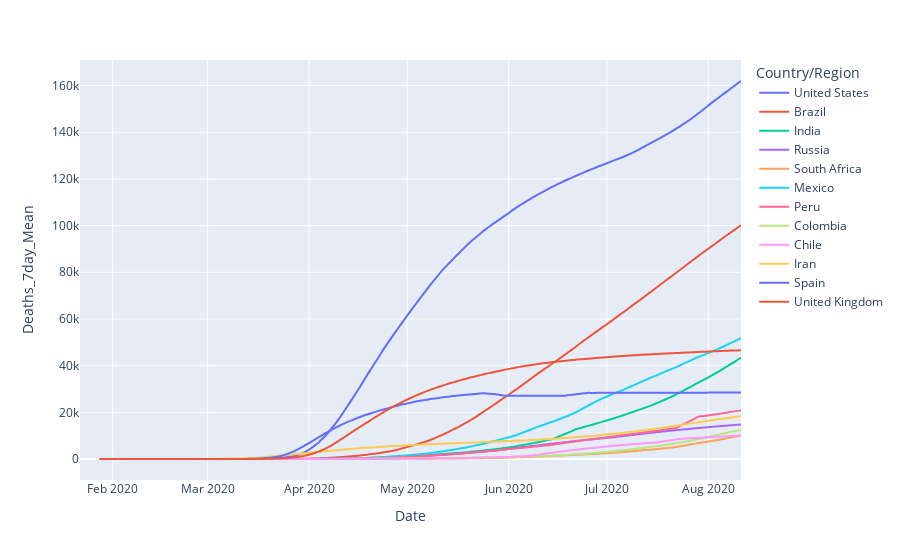

The code cell stored with this chart in its notebook:
### Code cell
fig = px.line(df, 
              x="Date", 
              y="Deaths_7day_Mean", 
              color="Country/Region", 
              line_group="Country/Region", 
              hover_name="Country/Region",
              line_shape="spline", 
              render_mode="svg",
              title='')
fig.show()

### Figure 1 — Plotly figure (JSON) as saved in the notebook; plotly's stock layout.template omitted (floating-point values rounded to 4 significant figures; data arrays with more than 128 entries replaced by an {"elided": "..."} marker saying what was removed)
{"data": [{"hovertemplate": "<b>%{hovertext}</b><br><br>Country/Region=United States<br>Date=%{x}<br>Deaths_7day_Mean=%{y}<extra></extra>", "hovertext": {"elided": "203 str values"}, "legendgroup": "United States", "line": {"color": "#636efa", "dash": "solid", "shape": "spline"}, "mode": "lines", "name": "United States", "showlegend": true, "type": "scatter", "x": {"elided": "203 str values"}, "xaxis": "x", "y": {"elided": "203 float values"}, "yaxis": "y"}, {"hovertemplate": "<b>%{hovertext}</b><br><br>Country/Region=Brazil<br>Date=%{x}<br>Deaths_7day_Mean=%{y}<extra></extra>", "hovertext": {"elided": "203 str values"}, "legendgroup": "Brazil", "line": {"color": "#EF553B", "dash": "solid", "shape": "spline"}, "mode": "lines", "name": "Brazil", "showlegend": true, "type": "scatter", "x": {"elided": "203 str values"}, "xaxis": "x", "y": {"elided": "203 float values"}, "yaxis": "y"}, {"hovertemplate": "<b>%{hovertext}</b><br><br>Country/Region=India<br>Date=%{x}<br>Deaths_7day_Mean=%{y}<extra></extra>", "hovertext": {"elided": "203 str values"}, "legendgroup": "India", "line": {"color": "#00cc96", "dash": "solid", "shape": "spline"}, "mode": "lines", "name": "India", "showlegend": true, "type": "scatter", "x": {"elided": "203 str values"}, "xaxis": "x", "y": {"elided": "203 float values"}, "yaxis": "y"}, {"hovertemplate": "<b>%{hovertext}</b><br><br>Country/Region=Russia<br>Date=%{x}<br>Deaths_7day_Mean=%{y}<extra></extra>", "hovertext": {"elided": "203 str values"}, "legendgroup": "Russia", "line": {"color": "#ab63fa", "dash": "solid", "shape": "spline"}, "mode": "lines", "name": "Russia", "showlegend": true, "type": "scatter", "x": {"elided": "203 str values"}, "xaxis": "x", "y": {"elided": "203 float values"}, "yaxis": "y"}, {"hovertemplate": "<b>%{hovertext}</b><br><br>Country/Region=South Africa<br>Date=%{x}<br>Deaths_7day_Mean=%{y}<extra></extra>", "hovertext": {"elided": "203 str values"}, "legendgroup": "South Africa", "line": {"color": "#FFA15A", "dash": "solid", "shape": "spline"}, "mode": "lines", "name": "South Africa", "showlegend": true, "type": "scatter", "x": {"elided": "203 str values"}, "xaxis": "x", "y": {"elided": "203 float values"}, "yaxis": "y"}, {"hovertemplate": "<b>%{hovertext}</b><br><br>Country/Region=Mexico<br>Date=%{x}<br>Deaths_7day_Mean=%{y}<extra></extra>", "hovertext": {"elided": "203 str values"}, "legendgroup": "Mexico", "line": {"color": "#19d3f3", "dash": "solid", "shape": "spline"}, "mode": "lines", "name": "Mexico", "showlegend": true, "type": "scatter", "x": {"elided": "203 str values"}, "xaxis": "x", "y": {"elided": "203 float values"}, "yaxis": "y"}, {"hovertemplate": "<b>%{hovertext}</b><br><br>Country/Region=Peru<br>Date=%{x}<br>Deaths_7day_Mean=%{y}<extra></extra>", "hovertext": {"elided": "203 str values"}, "legendgroup": "Peru", "line": {"color": "#FF6692", "dash": "solid", "shape": "spline"}, "mode": "lines", "name": "Peru", "showlegend": true, "type": "scatter", "x": {"elided": "203 str values"}, "xaxis": "x", "y": {"elided": "203 float values"}, "yaxis": "y"}, {"hovertemplate": "<b>%{hovertext}</b><br><br>Country/Region=Colombia<br>Date=%{x}<br>Deaths_7day_Mean=%{y}<extra></extra>", "hovertext": {"elided": "203 str values"}, "legendgroup": "Colombia", "line": {"color": "#B6E880", "dash": "solid", "shape": "spline"}, "mode": "lines", "name": "Colombia", "showlegend": true, "type": "scatter", "x": {"elided": "203 str values"}, "xaxis": "x", "y": {"elided": "203 float values"}, "yaxis": "y"}, {"hovertemplate": "<b>%{hovertext}</b><br><br>Country/Region=Chile<br>Date=%{x}<br>Deaths_7day_Mean=%{y}<extra></extra>", "hovertext": {"elided": "203 str values"}, "legendgroup": "Chile", "line": {"color": "#FF97FF", "dash": "solid", "shape": "spline"}, "mode": "lines", "name": "Chile", "showlegend": true, "type": "scatter", "x": {"elided": "203 str values"}, "xaxis": "x", "y": {"elided": "203 float values"}, "yaxis": "y"}, {"hovertemplate": "<b>%{hovertext}</b><br><br>Country/Region=Iran<br>Date=%{x}<br>Deaths_7day_Mean=%{y}<extra></extra>", "hovertext": {"elided": "203 str values"}, "legendgroup": "Iran", "line": {"color": "#FECB52", "dash": "solid", "shape": "spline"}, "mode": "lines", "name": "Iran", "showlegend": true, "type": "scatter", "x": {"elided": "203 str values"}, "xaxis": "x", "y": {"elided": "203 float values"}, "yaxis": "y"}, {"hovertemplate": "<b>%{hovertext}</b><br><br>Country/Region=Spain<br>Date=%{x}<br>Deaths_7day_Mean=%{y}<extra></extra>", "hovertext": {"elided": "203 str values"}, "legendgroup": "Spain", "line": {"color": "#636efa", "dash": "solid", "shape": "spline"}, "mode": "lines", "name": "Spain", "showlegend": true, "type": "scatter", "x": {"elided": "203 str values"}, "xaxis": "x", "y": {"elided": "203 float values"}, "yaxis": "y"}, {"hovertemplate": "<b>%{hovertext}</b><br><br>Country/Region=United Kingdom<br>Date=%{x}<br>Deaths_7day_Mean=%{y}<extra></extra>", "hovertext": {"elided": "203 str values"}, "legendgroup": "United Kingdom", "line": {"color": "#EF553B", "dash": "solid", "shape": "spline"}, "mode": "lines", "name": "United Kingdom", "showlegend": true, "type": "scatter", "x": {"elided": "203 str values"}, "xaxis": "x", "y": {"elided": "203 float values"}, "yaxis": "y"}], "layout": {"legend": {"title": {"text": "Country/Region"}, "tracegroupgap": 0}, "margin": {"t": 60}, "xaxis": {"anchor": "y", "domain": [0, 1], "title": {"text": "Date"}}, "yaxis": {"anchor": "x", "domain": [0, 1], "title": {"text": "Deaths_7day_Mean"}}}}
